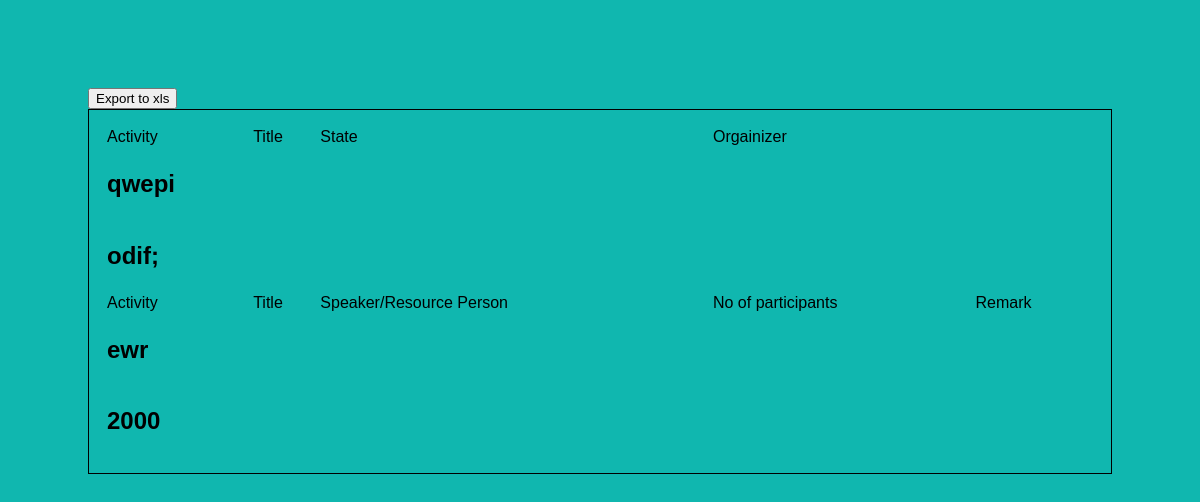
Page /report/ (signed in) on the earlier database version.
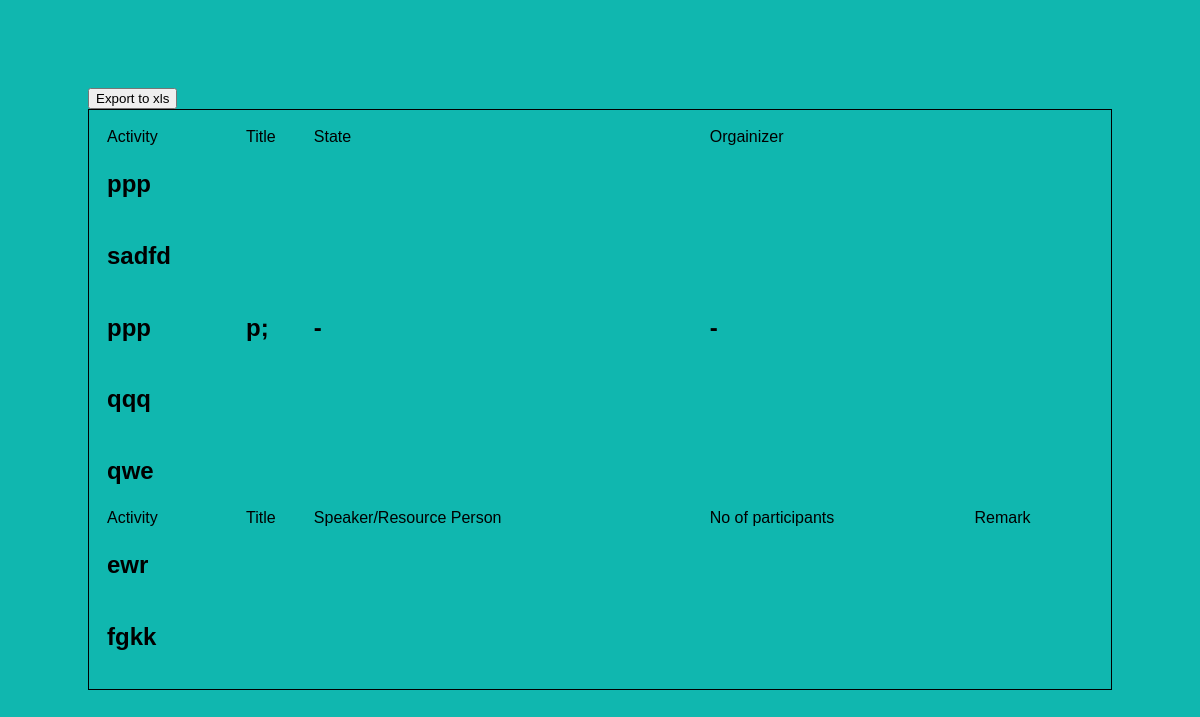
Same page on the later database version.
### Run/models.py (models this page shows, shortened)
class Conferences(models.Model):
    profile1=models.ForeignKey(Profile,on_delete=models.CASCADE,related_name='pro',null=True)
    activity=models.CharField(max_length=1000)
    title=models.CharField(max_length=1000)
    state=models.CharField(max_length=1000)
    sponsor=models.CharField(max_length=1000)
    organizer=models.CharField(max_length=1000)
    date=models.DateField(null=True)
    file=models.FileField(blank=True,null=True)

class Webinars(models.Model):
    profile1=models.ForeignKey(Profile,on_delete=models.CASCADE,related_name='pro1',null=True)
    activity=models.CharField(max_length=1000)
    title=models.CharField(max_length=1000)
    speaker=models.CharField(max_length=1000)
    number=models.CharField(max_length=1000)
    date=models.DateField(null=True)
    remark=models.TextField(default='')

### Run/views.py (the view)
# urls.py: path('report/',views.Report.as_view(),name='reports'),
class Report(View):
    template='Run/reports.html'
    def get(self,request):
        if request.user.is_authenticated:
            profile=Profile.objects.get(user=request.user)
            conf=profile.conferences.all()
            web=profile.webinars.all()
            return render(request,self.template,{"conf":conf,"web":web})

### Run/templates/Run/reports.html (shortened to what this page needs)
<!DOCTYPE html>
<html lang="en">
<head>
    {%load static%}
    <link rel="stylesheet" href="{%static 'Run/style.css'%}">
</head>
<body>
  <button id="btnExport" onClick="fnExcelReport()">Export to xls</button>
  {%block body%}
  <table id="theTable" style="width:100%;padding: 15px;text-align: left; border: 1px solid black;">
  <tr>
    <td>Activity</td>
    <td>Title</td>
    <td>State</td>
    <td>Orgainizer</td>
  </tr>
  {%for confi in conf%}
    <tr>
  <td><h2>{{confi.activity}}</h2></td>
  <td><h2>{{confi.title}}</h2></td>
  <td><h2>{{confi.state}}</h2></td>
  <td><h2>{{confi.organizer}}</h2></td>
  </tr>
    {%endfor%}
      <tr>
        <td>Activity</td>
        <td>Title</td>
        <td>Speaker/Resource Person</td>
        <td>No of participants</td>
        <td>Remark</td>
      </tr>
  {%for confi in web%}
  <tr>
<td><h2>{{confi.activity}}</h2></td>
<td><h2>{{confi.title}}</h2></td>
<td><h2>{{confi.speaker}}</h2></td>
<td><h2>{{confi.number}}</h2></td>
<td><h2>{{confi.remark}}</h2></td>
</tr>
  {%endfor%}
  </table>
  {%endblock%}
 </body>
  </html>

### Run/static/Run/style.css (style rules this page uses)
body { font-family: Arial; background-color: #10b7af; padding: 80px; }

Differences in the rows shown:
removed Conferences: activity "qwepi"
removed Conferences: activity "odif;"
removed Webinars: activity "2000"
added Conferences: activity "ppp"
added Conferences: activity "sadfd"
added Conferences: activity "ppp", title "p;", state "-", organizer "-"
added Conferences: activity "qqq"
added Conferences: activity "qwe"
added Webinars: activity "fgkk"
